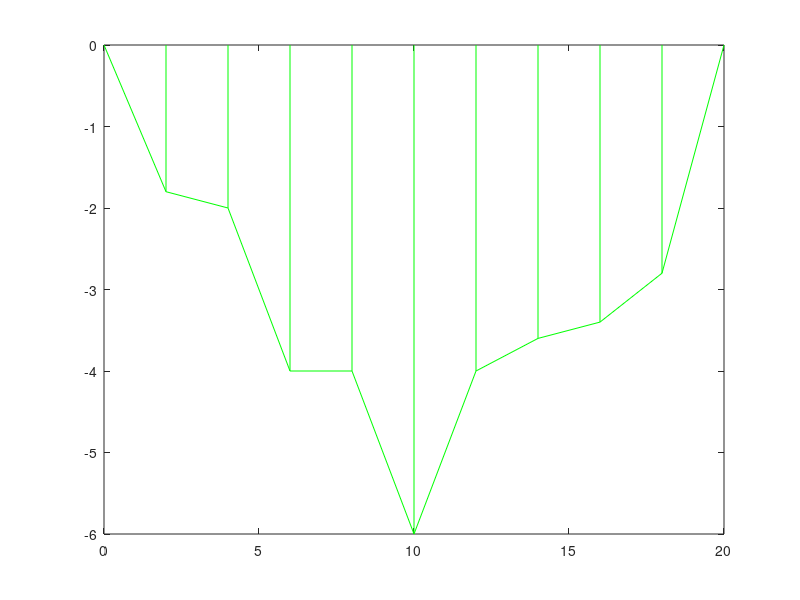

This figure's MATLAB source:
%
% This script implements the area under the curve (integral)
% using the trapezoidal rule
%
% INPUT:
% -- Function
% -- Limits of integration
%
% OUTPUT:
% -- Integral (area)
% -- Graph
%

clear all
close all
clc

% Ask for the function
%name = input(' Give me the function: ');
%fun = inline(name);
%fun = @(x) 0.2+25*x-200*x.^2+675*x.^3-900*x.^4+400*x.^5
%fun = @(x) sqrt(x.^3+1)

% Limits
%a = input(' Lower limit: ');
%b = input(' Upper limit: ');
%n = input(' Number of applications: ');
a = 0;
b = 20;
n = 10;
base = (b-a)/10;
x = a:base:b;
y = [-0 -1.8 -2 -4 -4 -6 -4 -3.6 -3.4 -2.8 0];


%x1 = linspace(a,b);
%y1 = fun(x1);
%plot(x1,y1)
%hold on

%VALOR "REAL"
%Real = integral(fun,a,b);

I = zeros(n,1);
% Graph of the first left wall
plot([a a], [0 y(1)], 'g')
hold on

for i = 1:n
    aveHeight = (y(i)+y(i+1))/2;
    I(i) = base * aveHeight;
    
    plot([x(i+1) x(i+1)], [0 y(i+1)], 'g')
    hold on
    
    plot([x(i) x(i+1)], [y(i) y(i+1)], 'g')
    hold on
    
end
%Integral = (b - a)*(fun(a) + fun(b))/2
Integral = abs(sum(I))

%Error = abs((Real - Integral)/Real)*100
